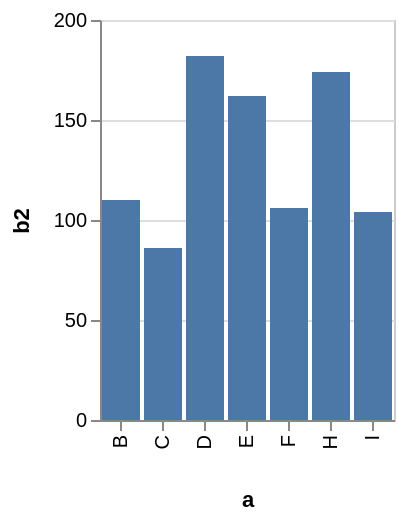

Here is the Vega-Lite specification saved for this chart:
### Vega specification from a JSON file in a GitHub repository (floating-point values rounded to 4 significant figures)
{"$schema": "https://vega.github.io/schema/vega/v3.0.json", "description": "A simple bar chart with embedded data that uses a filter and calculate.", "autosize": "pad", "padding": 5, "encode": {"update": {"stroke": {"value": "#ccc"}, "fill": {"value": "transparent"}}}, "data": [{"name": "source_0", "values": [{"a": "A", "b": 28}, {"a": "B", "b": 55}, {"a": "C", "b": 43}, {"a": "G", "b": 19}, {"a": "H", "b": 87}, {"a": "I", "b": 52}, {"a": "D", "b": 91}, {"a": "E", "b": 81}, {"a": "F", "b": 53}]}, {"name": "data_0", "source": "source_0", "transform": [{"type": "formula", "expr": "2*datum.b", "as": "b2"}, {"type": "filter", "expr": "datum.b2 > 60"}, {"type": "filter", "expr": "datum[\"b2\"] !== null && !isNaN(datum[\"b2\"])"}]}], "signals": [{"name": "x_step", "value": 21}, {"name": "width", "update": "bandspace(domain('x').length, 0.1, 0.05) * x_step"}, {"name": "height", "update": "200"}], "marks": [{"name": "marks", "type": "rect", "role": "bar", "from": {"data": "data_0"}, "encode": {"update": {"x": {"scale": "x", "field": "a"}, "width": {"scale": "x", "band": true}, "y": {"scale": "y", "field": "b2"}, "y2": {"scale": "y", "value": 0}, "fill": {"value": "#4c78a8"}}}}], "scales": [{"name": "x", "type": "band", "domain": {"data": "data_0", "field": "a", "sort": true}, "range": {"step": {"signal": "x_step"}}, "round": true, "paddingInner": 0.1, "paddingOuter": 0.05}, {"name": "y", "type": "linear", "domain": {"data": "data_0", "field": "b2"}, "range": [{"signal": "height"}, 0], "round": true, "nice": true, "zero": true}], "axes": [{"scale": "x", "labelOverlap": true, "orient": "bottom", "title": "a", "zindex": 1, "encode": {"labels": {"update": {"angle": {"value": 270}, "align": {"value": "right"}, "baseline": {"value": "middle"}}}}}, {"scale": "y", "labelOverlap": true, "orient": "left", "tickCount": {"signal": "ceil(height/40)"}, "title": "b2", "zindex": 1}, {"scale": "y", "domain": false, "grid": true, "labels": false, "maxExtent": 0, "minExtent": 0, "orient": "left", "tickCount": {"signal": "ceil(height/40)"}, "ticks": false, "zindex": 0, "gridScale": "x"}], "config": {"axis": {"minExtent": 30, "domainColor": "#888", "tickColor": "#888"}}}
